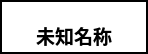
<?xml version="1.0" encoding="UTF-8"?>
<ui version="4.0">
 <class>AppButton</class>
 <widget class="QFrame" name="AppButton">
  <property name="geometry">
   <rect>
    <x>0</x>
    <y>0</y>
    <width>148</width>
    <height>100</height>
   </rect>
  </property>
  <property name="sizePolicy">
   <sizepolicy hsizetype="Fixed" vsizetype="Fixed">
    <horstretch>0</horstretch>
    <verstretch>0</verstretch>
   </sizepolicy>
  </property>
  <property name="minimumSize">
   <size>
    <width>140</width>
    <height>0</height>
   </size>
  </property>
  <property name="maximumSize">
   <size>
    <width>148</width>
    <height>16777215</height>
   </size>
  </property>
  <property name="windowTitle">
   <string>Frame</string>
  </property>
  <property name="styleSheet">
   <string notr="true">background-color: rgba(255, 255, 255,0);</string>
  </property>
  <property name="frameShape">
   <enum>QFrame::Panel</enum>
  </property>
  <property name="frameShadow">
   <enum>QFrame::Plain</enum>
  </property>
  <property name="lineWidth">
   <number>2</number>
  </property>
  <layout class="QVBoxLayout" name="verticalLayout" stretch="2,1">
   <property name="spacing">
    <number>3</number>
   </property>
   <property name="sizeConstraint">
    <enum>QLayout::SetFixedSize</enum>
   </property>
   <property name="leftMargin">
    <number>2</number>
   </property>
   <property name="topMargin">
    <number>2</number>
   </property>
   <property name="rightMargin">
    <number>2</number>
   </property>
   <property name="bottomMargin">
    <number>2</number>
   </property>
   <item>
    <widget class="QLabel" name="btn_icon">
     <property name="sizePolicy">
      <sizepolicy hsizetype="Fixed" vsizetype="Preferred">
       <horstretch>0</horstretch>
       <verstretch>0</verstretch>
      </sizepolicy>
     </property>
     <property name="minimumSize">
      <size>
       <width>140</width>
       <height>0</height>
      </size>
     </property>
     <property name="autoFillBackground">
      <bool>false</bool>
     </property>
     <property name="styleSheet">
      <string notr="true">QLabel
{
	border-radius:3px;
	
	background-color: rgba(255, 255, 255,0);
	
	
	border-color: rgb(0, 0, 0);
	
	
}
QLabel:hover
{
	border-radius:2px;

}</string>
     </property>
     <property name="frameShape">
      <enum>QFrame::Box</enum>
     </property>
     <property name="lineWidth">
      <number>2</number>
     </property>
     <property name="text">
      <string/>
     </property>
     <property name="pixmap">
      <pixmap resource="image.qrc">:/new/images/image/appdft.png</pixmap>
     </property>
     <property name="scaledContents">
      <bool>false</bool>
     </property>
     <property name="alignment">
      <set>Qt::AlignCenter</set>
     </property>
    </widget>
   </item>
   <item>
    <widget class="QLabel" name="btn_name">
     <property name="sizePolicy">
      <sizepolicy hsizetype="Fixed" vsizetype="Preferred">
       <horstretch>0</horstretch>
       <verstretch>0</verstretch>
      </sizepolicy>
     </property>
     <property name="minimumSize">
      <size>
       <width>140</width>
       <height>0</height>
      </size>
     </property>
     <property name="maximumSize">
      <size>
       <width>140</width>
       <height>16777215</height>
      </size>
     </property>
     <property name="font">
      <font>
       <family>微软雅黑</family>
       <pointsize>14</pointsize>
       <weight>75</weight>
       <bold>true</bold>
      </font>
     </property>
     <property name="styleSheet">
      <string notr="true">background-color: rgba(255, 255, 255,0);</string>
     </property>
     <property name="text">
      <string>未知名称</string>
     </property>
     <property name="scaledContents">
      <bool>false</bool>
     </property>
     <property name="alignment">
      <set>Qt::AlignCenter</set>
     </property>
     <property name="wordWrap">
      <bool>true</bool>
     </property>
    </widget>
   </item>
  </layout>
 </widget>
 <resources>
  <include location="image.qrc"/>
 </resources>
 <connections/>
</ui>
